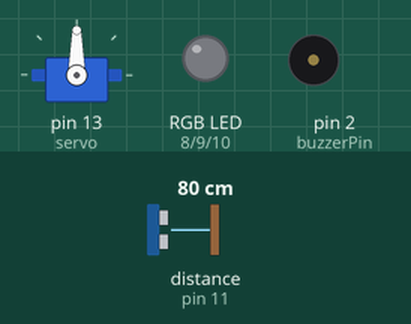
Recording of a sketch running on a simulated Arduino Uno, built with avr-gcc and run on an emulated ATmega328P. Parts: servo, an RGB LED mixed from three pins (HIGH = lit), buzzer (waves = sounding). Dashed ring = blinking. Inputs (shaded band) come from the test bench; at power-on: distance to the obstacle (sensor on pin 11) 80 cm. The echo pulse lasts 58.3 µs per cm.

Above: at 1.2 s.
1.3 s: distance to the obstacle (sensor on pin 11) set to 8 cm
2.8 s: distance to the obstacle (sensor on pin 11) set to 5 cm
At 3.9 s:
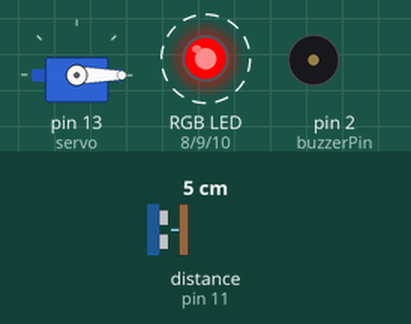
At 11.5 s:
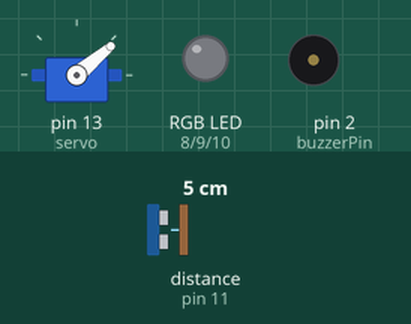
Timing chart, 0 to 13.0 s (numbered marks = the images above; inputs shaded):
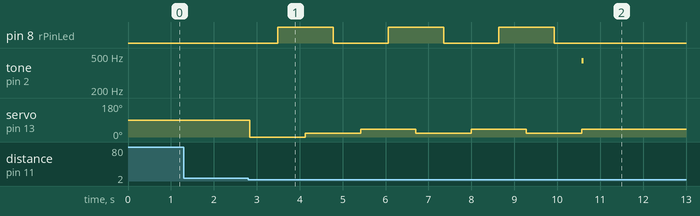

Measured:
- the behaviour switches between 7 and 6 cm on distance to the obstacle (sensor on pin 11) (found by bisection; images 0 and 1)
- after the input at 1.3 s, every drawn part: stays the same
- after the input at 2.8 s, pin 8 (rPinLed): alternates HIGH for 1.3 s and LOW for 1.3 s, 6 changes in all, then stays LOW, starting after 0.69 s; tone on pin 2 (buzzerPin): silent → 442 Hz after 7.8 s, → silent 0.05 s later; servo on pin 13 (servo): 90° → 0° at once, then repeats every 2.6 s: 20° 1.3 s, 40° 1.3 s, until it stays 40° from 10.6 s

The sketch:

controller.ino
```cpp
#include <SR04.h>
#include <Servo.h>

static boolean executedHostile = false;
Servo servo;

int rPinLed = 8;
int gPinLed = 9;
int bPinLed = 10;

int ultrasonicTriggerPin = 11;
int ultrasonicEchoPin = 12;
SR04 sr04 = SR04(ultrasonicEchoPin, ultrasonicTriggerPin);
long distance;

int buzzerPin = 2;

void setup() {
  servo.write(90);
  servo.attach(13);

  pinMode(rPinLed, OUTPUT);
  pinMode(gPinLed, OUTPUT);
  pinMode(bPinLed, OUTPUT);

  pinMode(buzzerPin, OUTPUT);

  Serial.begin(9600);
}

void loop() {
  distance = sr04.Distance();

  if (distance < 7) {
    if (executedHostile == false) {
      hostileBehavior();
      executedHostile = true;
    }
  }
}

void setRGBColor(int red, int green, int blue) {
  analogWrite(rPinLed, red);
  analogWrite(gPinLed, green);
  analogWrite(bPinLed, blue);
}

void hostileBehavior() {
  servo.write(0);

  for (int i = 0; i < 3; i++) {
    for (int i = 0; i < 255; i++) {
      setRGBColor(i,0,0);
      tone(buzzerPin, i*2 + 440, 50);
      delay(5);
    }

    servo.write(20);

    for (int i = 255; i > 0; i--) {
      setRGBColor(i,0,0);
      tone(buzzerPin, i*2 + 440, 50);
      delay(5);
    }

    servo.write(40);
  }
}
```
